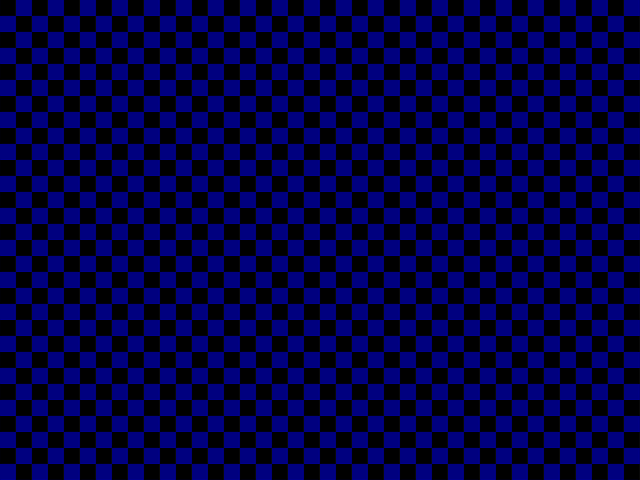

A 2D game scene composited from a Tiled map and its tileset images. What follows is a short description and the map's XML, with each tile layer's data collapsed to a summary:
An orthogonal 40x30 tile map with 16x16 px tiles, 1 tile layer (Tile Layer 1).

<map version="1.0" orientation="orthogonal" width="40" height="30" tilewidth="16" tileheight="16">
 <tileset firstgid="1" name="key.rgb" tilewidth="16" tileheight="16">
  <image source="key.rgb.png" width="256" height="256" />
 </tileset>
 <layer name="Tile Layer 1" width="40" height="30">
  <data>[1200 cells, 1200 non-empty, 2 distinct tile ids]</data>
 </layer>
</map>
